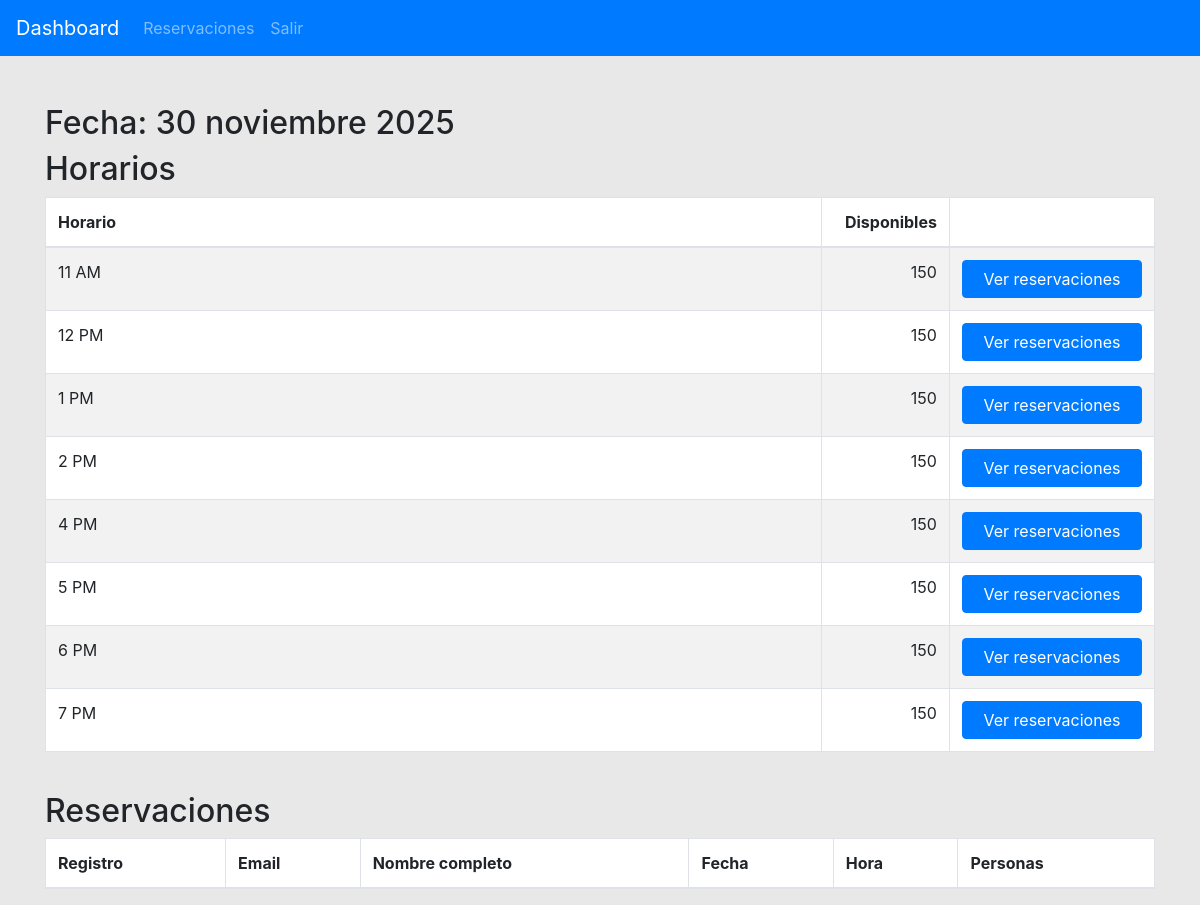
Screenshot of /admin/reservations/date_details/5 with the database file from the repository.
### tables this page shows
CREATE TABLE `dates_available` (
  `id` int NOT NULL AUTO_INCREMENT,
  `date` date DEFAULT NULL,
  `date_label` varchar(255) DEFAULT NULL,
  `available` int DEFAULT NULL,
  `attendees_available` int DEFAULT NULL,
  PRIMARY KEY (`id`)
);

CREATE TABLE `hours_available` (
  `id` int NOT NULL AUTO_INCREMENT,
  `dates_available_id` int DEFAULT NULL,
  `hour` time DEFAULT NULL,
  `hour_label` varchar(255) DEFAULT NULL,
  `available` int DEFAULT NULL,
  `attendees_available` int DEFAULT NULL,
  PRIMARY KEY (`id`)
);

### application/controllers/admin/Reservations.php (called while the page is built, shortened)
<?php
class Reservations extends CI_Controller
{
  public function date_details($id)
  {
    $this->load->model('Dates_available_model');
    $this->load->model('Hours_available_model');
    $this->load->model('Reservations_model');
    $date = $this->Dates_available_model->get_by_id($id);
    $hours = $this->Hours_available_model->get_all_by_dates_available_id($id);
    $reservations = $this->Reservations_model->get_by_dates_available_id($id);
    $data = array(
      'content_view' => 'admin/reservations/reservations_date_details_view',
      'date' => $date,
      'hours' => $hours,
      'reservations' => $reservations,
    );
    $this->load->view('admin/reservations/reservations_base_view', $data);
  }
}

### index.php (called while the page is built, shortened)
<?php
require_once BASEPATH.'core/CodeIgniter.php';

### application/models/Dates_available_model.php (called while the page is built, shortened)
<?php
class Dates_available_model extends CI_Model
{
  public function get_by_id($id)
  {
    return $this->db->where('id', $id)
      ->get('dates_available')
      ->row();
  }
}

### application/models/Hours_available_model.php (called while the page is built, shortened)
<?php
class Hours_available_model extends CI_Model
{
  public function get_all_by_dates_available_id($dates_available_id)
  {
    return $this->db->where('dates_available_id', $dates_available_id)
      ->where('available', 1)
      ->get('hours_available')
      ->result();
  }
}

### application/views/admin/reservations/reservations_date_details_view.php (the view, shortened to what this page needs)
<div class="row mb-4">
  <div class="col-12">
    <h2>Fecha: <?php echo $date->date_label ?></h2>
    <h2>Horarios</h2>
    <div class="table-responsive">
      <table class="table table-bordered table-striped bg-white">
        <thead>
          <tr>
            <th>Horario</th>
            <th class="text-right">Disponibles</th>
            <th></th>
          </tr>
        </thead>
        <tbody>
          <?php
          foreach ($hours as $hour):
          ?>
            <tr>
              <td width="70%"><?php echo $hour->hour_label ?></td>
              <td class="text-right"><?php echo $hour->attendees_available ?></td>
              <td>
                <a href="<?php echo base_url("admin/reservations/hour_details/{$hour->id}") ?>" class="btn btn-primary btn-xs btn-block">
                  Ver reservaciones
                </a>
              </td>
            </tr>
          <?php
          endforeach;
          ?>
        </tbody>
      </table>
    </div>
  </div>
</div>
<div class="row">
  <div class="col-12">
    <h2>Reservaciones</h2>
    <div class="table-responsive">
      <table class="table table-bordered table-striped bg-white">
        <thead>
          <th>Registro</th>
          <th>Email</th>
          <th>Nombre completo</th>
          <th>Fecha</th>
          <th>Hora</th>
          <th>Personas</th>
        </thead>
      </table>
    </div>
  </div>
</div>

### application/views/admin/reservations/reservations_base_view.php (style rules this page uses)
body { background-color: rgb(232, 232, 232); }

### rows the page displays
dates_available: date_label "30 noviembre 2025"
hours_available: hour_label "11 AM", attendees_available "150"
hours_available: hour_label "12 PM", attendees_available "150"
hours_available: hour_label "1 PM", attendees_available "150"
hours_available: hour_label "2 PM", attendees_available "150"
hours_available: hour_label "4 PM", attendees_available "150"
hours_available: hour_label "5 PM", attendees_available "150"
hours_available: hour_label "6 PM", attendees_available "150"
hours_available: hour_label "7 PM", attendees_available "150"
